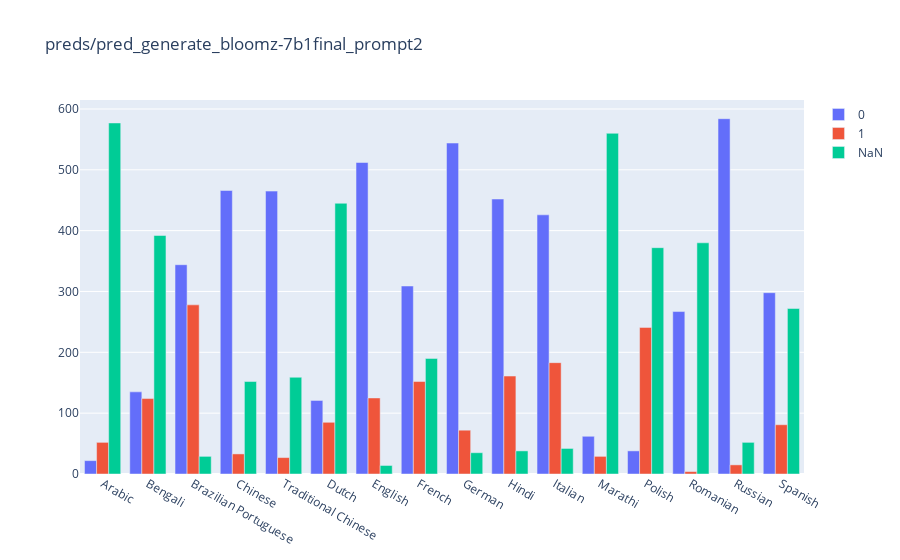
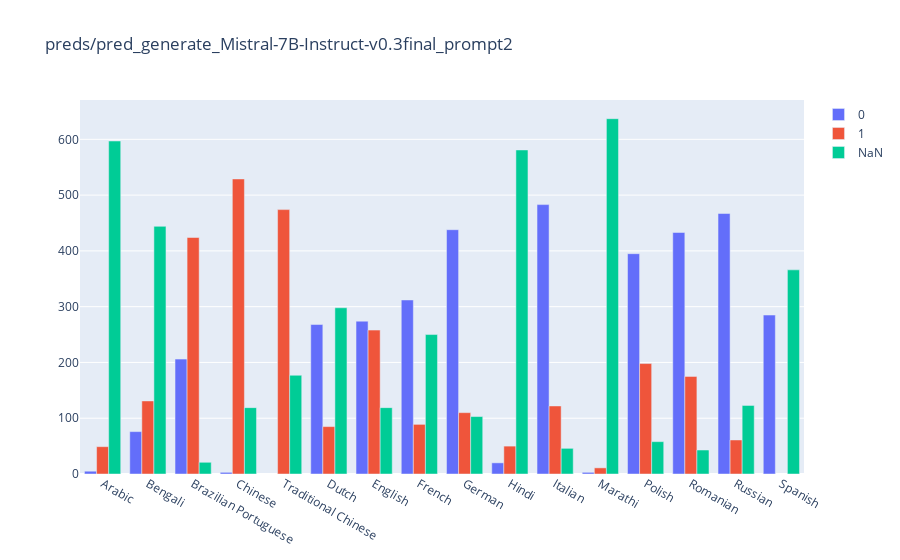
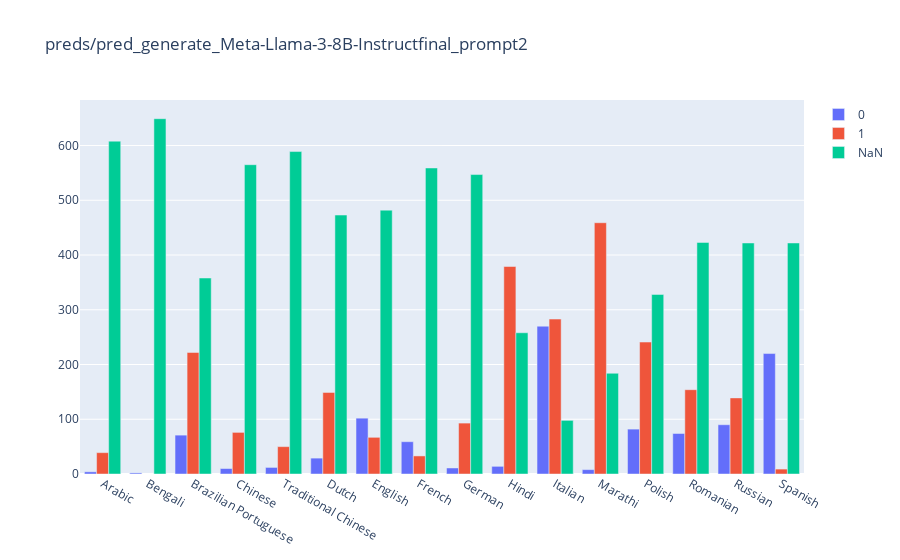
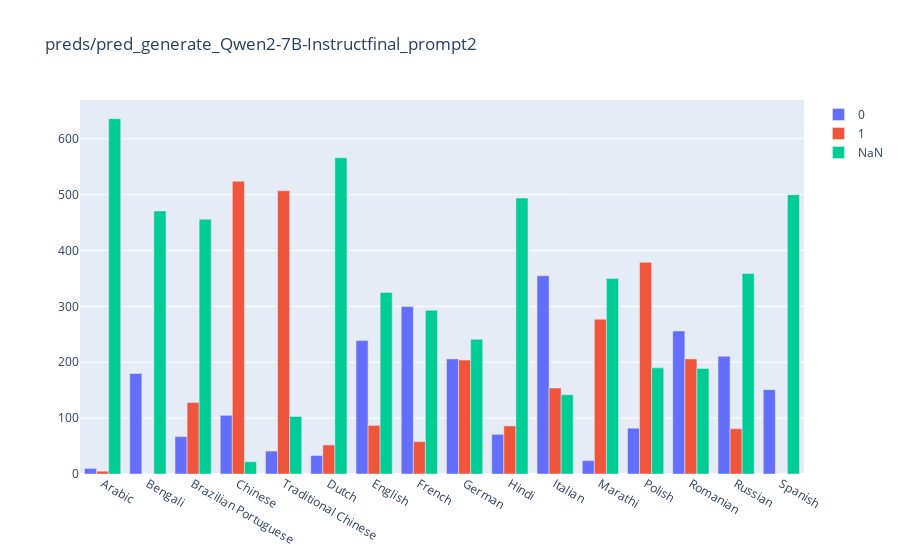

Notebook cell for these charts, in order:
### Code cell
for model in glob.glob('preds/pred*prompt2'):
    fig=go.Figure()
    ds = Dataset.from_file(f"{model}/data-00000-of-00001.arrow")
    df_pandas = ds.to_pandas()
    complete_list = []
    for lang in config.languages:
        fig=go.Figure()
        group = df_pandas.groupby(f'{lang}: Pred label')[f'{lang}: Pred label'].count().to_frame('count').reset_index()

        missing = [x for x in [-1,1,0] if x not in group[f'{lang}: Pred label'].unique()]
        if len(missing) > 0:
            for i in range(len(missing)):
                group.at[group.index[-1]+1+i, f'{lang}: Pred label'] = missing[i]
                group.at[group.index[-1]+1+i, 'count'] = 0


        complete_list.append((lang, group[group[f'{lang}: Pred label'] == -1]['count'].iloc[0], group[group[f'{lang}: Pred label'] == 0]['count'].iloc[0], group[group[f'{lang}: Pred label'] == 1]['count'].iloc[0]))
    
    df = pd.DataFrame(complete_list, columns =['Language', '-1', '0', '1'])
    fig = go.Figure(data=[
    go.Bar(name='0', x=df['Language'], y=df['0']),
    go.Bar(name='1', x=df['Language'], y=df['1']),
    go.Bar(name='NaN', x=df['Language'], y=df['-1'])
    ])
    fig.update_layout(title=model)
    fig.show()

### Figure 1 — Plotly figure (JSON) as saved in the notebook; plotly's stock layout.template omitted (floating-point values rounded to 4 significant figures)
{"data": [{"name": "0", "type": "bar", "x": ["Arabic", "Bengali", "Brazilian Portuguese", "Chinese", "Traditional Chinese", "Dutch", "English", "French", "German", "Hindi", "Italian", "Marathi", "Polish", "Romanian", "Russian", "Spanish"], "y": [22, 135, 344, 466, 465, 121, 512, 309, 544, 452, 426, 62, 38, 267, 584, 298]}, {"name": "1", "type": "bar", "x": ["Arabic", "Bengali", "Brazilian Portuguese", "Chinese", "Traditional Chinese", "Dutch", "English", "French", "German", "Hindi", "Italian", "Marathi", "Polish", "Romanian", "Russian", "Spanish"], "y": [52, 124, 278, 33, 27, 85, 125, 152, 72, 161, 183, 29, 241, 4, 15, 81]}, {"name": "NaN", "type": "bar", "x": ["Arabic", "Bengali", "Brazilian Portuguese", "Chinese", "Traditional Chinese", "Dutch", "English", "French", "German", "Hindi", "Italian", "Marathi", "Polish", "Romanian", "Russian", "Spanish"], "y": [577, 392, 29, 152, 159, 445, 14, 190, 35, 38, 42, 560, 372, 380, 52, 272]}], "layout": {"title": {"text": "preds/pred_generate_bloomz-7b1final_prompt2"}}}

### Figure 2 — Plotly figure (JSON) as saved in the notebook; plotly's stock layout.template omitted (floating-point values rounded to 4 significant figures)
{"data": [{"name": "0", "type": "bar", "x": ["Arabic", "Bengali", "Brazilian Portuguese", "Chinese", "Traditional Chinese", "Dutch", "English", "French", "German", "Hindi", "Italian", "Marathi", "Polish", "Romanian", "Russian", "Spanish"], "y": [5, 76, 206, 3, null, 268, 274, 312, 438, 20, 483, 3, 395, 433, 467, 285]}, {"name": "1", "type": "bar", "x": ["Arabic", "Bengali", "Brazilian Portuguese", "Chinese", "Traditional Chinese", "Dutch", "English", "French", "German", "Hindi", "Italian", "Marathi", "Polish", "Romanian", "Russian", "Spanish"], "y": [49, 131, 424, 529, 474, 85, 258, 89, 110, 50, 122, 11, 198, 175, 61, null]}, {"name": "NaN", "type": "bar", "x": ["Arabic", "Bengali", "Brazilian Portuguese", "Chinese", "Traditional Chinese", "Dutch", "English", "French", "German", "Hindi", "Italian", "Marathi", "Polish", "Romanian", "Russian", "Spanish"], "y": [597, 444, 21, 119, 177, 298, 119, 250, 103, 581, 46, 637, 58, 43, 123, 366]}], "layout": {"title": {"text": "preds/pred_generate_Mistral-7B-Instruct-v0.3final_prompt2"}}}

### Figure 3 — Plotly figure (JSON) as saved in the notebook; plotly's stock layout.template omitted (floating-point values rounded to 4 significant figures)
{"data": [{"name": "0", "type": "bar", "x": ["Arabic", "Bengali", "Brazilian Portuguese", "Chinese", "Traditional Chinese", "Dutch", "English", "French", "German", "Hindi", "Italian", "Marathi", "Polish", "Romanian", "Russian", "Spanish"], "y": [4, 2, 71, 10, 12, 29, 102, 59, 11, 14, 270, 8, 82, 74, 90, 220]}, {"name": "1", "type": "bar", "x": ["Arabic", "Bengali", "Brazilian Portuguese", "Chinese", "Traditional Chinese", "Dutch", "English", "French", "German", "Hindi", "Italian", "Marathi", "Polish", "Romanian", "Russian", "Spanish"], "y": [39, null, 222, 76, 50, 149, 67, 33, 93, 379, 283, 459, 241, 154, 139, 9]}, {"name": "NaN", "type": "bar", "x": ["Arabic", "Bengali", "Brazilian Portuguese", "Chinese", "Traditional Chinese", "Dutch", "English", "French", "German", "Hindi", "Italian", "Marathi", "Polish", "Romanian", "Russian", "Spanish"], "y": [608, 649, 358, 565, 589, 473, 482, 559, 547, 258, 98, 184, 328, 423, 422, 422]}], "layout": {"title": {"text": "preds/pred_generate_Meta-Llama-3-8B-Instructfinal_prompt2"}}}

### Figure 4 — Plotly figure (JSON) as saved in the notebook; plotly's stock layout.template omitted (floating-point values rounded to 4 significant figures)
{"data": [{"name": "0", "type": "bar", "x": ["Arabic", "Bengali", "Brazilian Portuguese", "Chinese", "Traditional Chinese", "Dutch", "English", "French", "German", "Hindi", "Italian", "Marathi", "Polish", "Romanian", "Russian", "Spanish"], "y": [10, 180, 67, 105, 41, 33, 239, 300, 206, 71, 355, 24, 82, 256, 211, 151]}, {"name": "1", "type": "bar", "x": ["Arabic", "Bengali", "Brazilian Portuguese", "Chinese", "Traditional Chinese", "Dutch", "English", "French", "German", "Hindi", "Italian", "Marathi", "Polish", "Romanian", "Russian", "Spanish"], "y": [5, null, 128, 524, 507, 52, 87, 58, 204, 86, 154, 277, 379, 206, 81, null]}, {"name": "NaN", "type": "bar", "x": ["Arabic", "Bengali", "Brazilian Portuguese", "Chinese", "Traditional Chinese", "Dutch", "English", "French", "German", "Hindi", "Italian", "Marathi", "Polish", "Romanian", "Russian", "Spanish"], "y": [636, 471, 456, 22, 103, 566, 325, 293, 241, 494, 142, 350, 190, 189, 359, 500]}], "layout": {"title": {"text": "preds/pred_generate_Qwen2-7B-Instructfinal_prompt2"}}}
